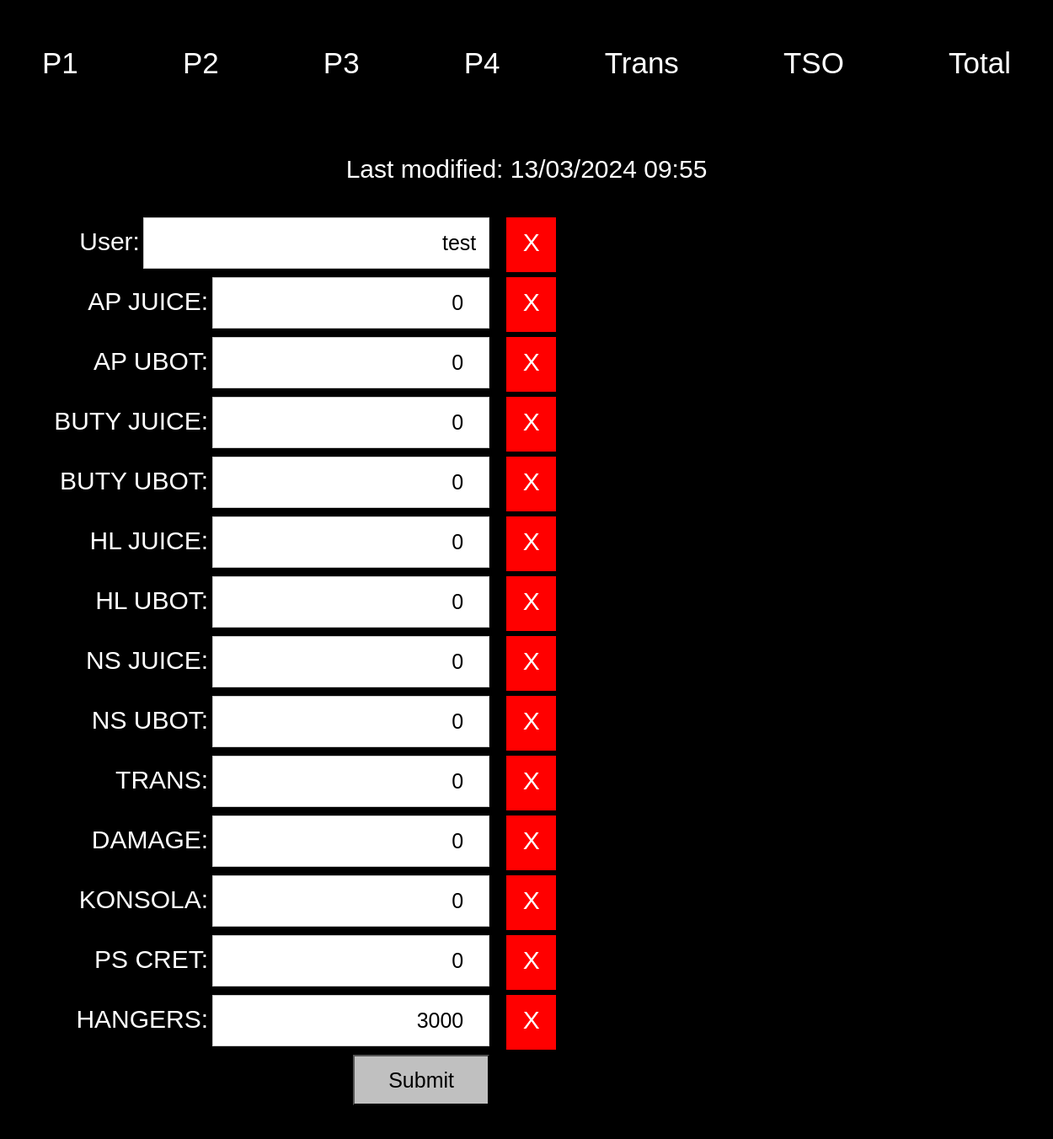
/P1, run on an earlier commit of the app's database.
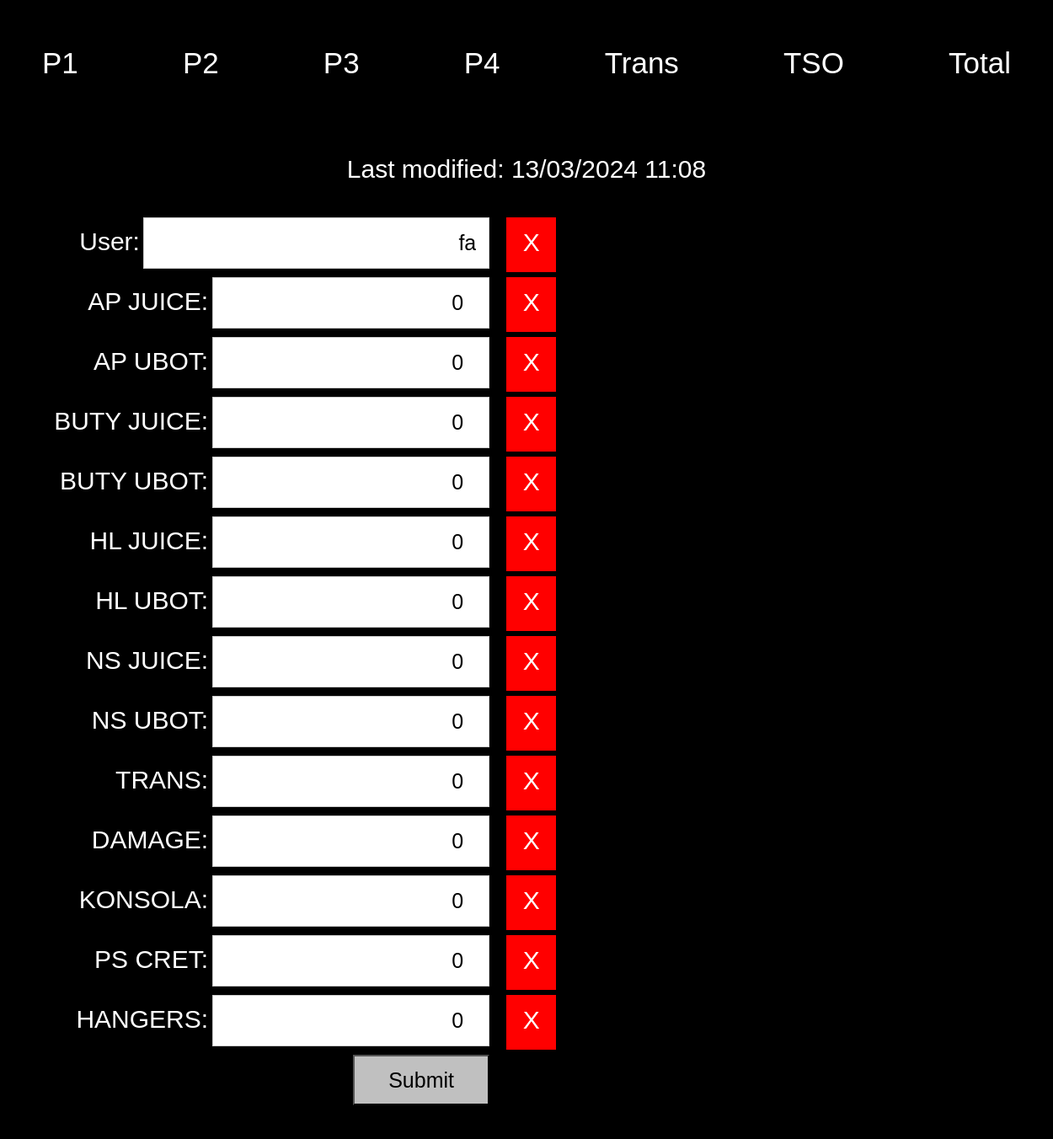
And on a later commit of the database.
### buffor/models/p1.py (models this page shows, shortened)
class P1(Floor):
    AP_JUICE = models.PositiveIntegerField(default=0)
    AP_UBOT = models.PositiveIntegerField(default=0)
    BUTY_JUICE = models.PositiveIntegerField(default=0)
    BUTY_UBOT = models.PositiveIntegerField(default=0)
    HL_JUICE = models.PositiveIntegerField(default=0)
    HL_UBOT = models.PositiveIntegerField(default=0)
    NS_JUICE = models.PositiveIntegerField(default=0)
    NS_UBOT = models.PositiveIntegerField(default=0)
    TRANS = models.PositiveIntegerField(default=0)
    DAMAGE = models.PositiveIntegerField(default=0)
    KONSOLA = models.PositiveIntegerField(default=0)
    PS_CRET = models.PositiveIntegerField(default=0)
    HANGERS = models.PositiveIntegerField(default=0)
    name = "P1"

### buffor/views.py (the view)
# urls.py: path('P1', views.P1Page, name='P1Page'),
def P1Page(request):
    return generic_floor(request, P1, P1Form, 'P1.html')

### buffor/forms.py
class P1Form(ModelForm):
    class Meta:
        model = P1
        fields = ["user","AP_JUICE","AP_UBOT","BUTY_JUICE",
        "BUTY_UBOT", "HL_JUICE", "HL_UBOT",
		"NS_JUICE", "NS_UBOT", "TRANS", "DAMAGE", "KONSOLA", "PS_CRET", "HANGERS"]

### buffor/views.py (called while the page is built, shortened)
def extract_id(input_string):
    pattern = r'id="([^"]+)"'
    match = re.search(pattern, input_string)
    if match:
        return match.group(1)
    else:
        return None

def generic_floor(request, model_cls, form_cls, template_name):
    last_count = model_cls.objects.latest('time_stamp')
    form = form_cls(instance=last_count)
    context = {
            'message': '',
            "form": form,
            "last_count_date": last_count.time_stamp.strftime("%d/%m/%Y %H:%M")
        }
    context["form_clean"] = ''
    for x in form:
        id = extract_id(str(x))
        context["form_clean"] += f'<div class="clear_label" onclick=\'clear_form("{id}")\'>X</div><br>'
    return render(request, template_name, context)

### templates/P1.html (shortened to what this page needs)
{% extends 'base.html' %}
{% block content %}
<div id="first_block">
{{ message }}<br>
Last modified: {{ last_count_date }} <br>
</div>
<div id = 'form_total'>
    <div id = 'form_input'>
        <form action="{% url 'P1Page' %}" method="post">
        {{ form }}
        <input type="submit" value="Submit">
    </div>
    <div id = 'form_clear'>
        {{ form_clean|safe }}
    </div>
</div>
{% endblock %}

What changed in the data, as far as the page shows it:
no longer on this page (row unchanged): P1: user "test", AP_JUICE "0", AP_UBOT "0", BUTY_JUICE "0", BUTY_UBOT "0", HL_JUICE "0", HL_UBOT "0", NS_JUICE "0", NS_UBOT "0", TRANS "0", DAMAGE "0", KONSOLA "0", PS_CRET "0", HANGERS "3000"
added P1: user "fa", AP_JUICE "0", AP_UBOT "0", BUTY_JUICE "0", BUTY_UBOT "0", HL_JUICE "0", HL_UBOT "0", NS_JUICE "0", NS_UBOT "0", TRANS "0", DAMAGE "0", KONSOLA "0", PS_CRET "0", HANGERS "0"
Also different on the page:
{{ last_count_date }}: "13/03/2024 09:55" → "13/03/2024 11:08"
